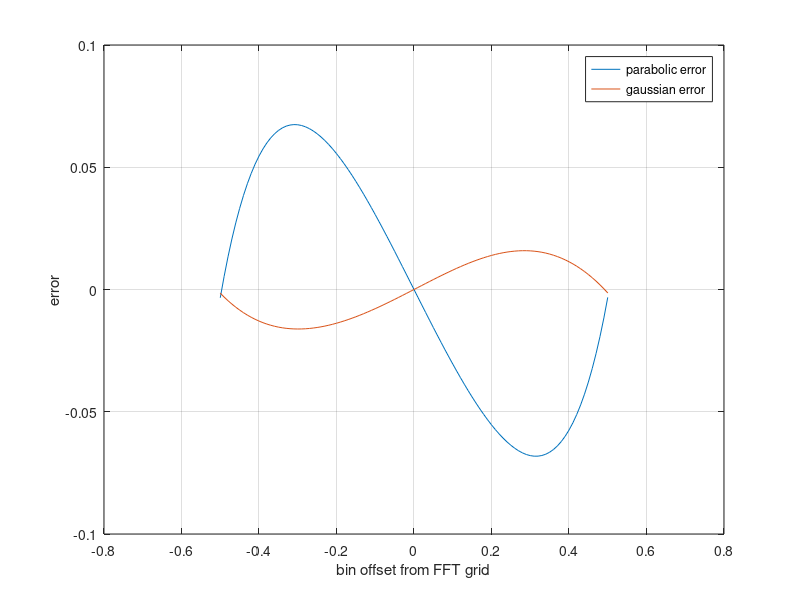

This chart was generated by the following MATLAB code:
clear; close; clc;

DEBUG_PRINT = false;

% Script parameters:
% ------------------
N = 1024;
wintype = 'hamming'; % 'hamming' % 'rectwin'
log_func = @log; % @log2 % @log
bin_offset_vec = -0.5:0.01:0.5;
bin_offset_vec = bin_offset_vec(:); % convert to column vector
k_target_vec = 20 + bin_offset_vec;
% -----------------------------------------------

switch wintype
    case 'rectwin'
        win = rectwin(N);
    otherwise
        win = hamming(N);
end

% vector to store the results
k_parabolic_est = nan(size(k_target_vec));
k_gaussian_est  = nan(size(k_target_vec));

nfft = N;
nn = 0:(N-1);
nn = nn(:); % convert to column vector
for n = 1:length(k_target_vec)
    
    % generate signal
    k_target = k_target_vec(n);
    w = 2*pi*k_target/nfft;
    x = sin(w .* nn);
    
    % apply window
    x = x .* win;
    
    % fourier transform (FFT)
    xfft = fft(x, nfft);
    xfft = abs(xfft(1:(nfft/2+1)));
    
    % get peak info
    [max_val, max_ind] = max(xfft);
    amp_center = max_val;
    amp_left = xfft(max_ind - 1);
    amp_right = xfft(max_ind + 1);
    k_raw_est = max_ind - 1;
    
    
    % parabolic interpolation
    bin_update_par = 0.5 * (amp_right - amp_left) / (2*amp_center - amp_right - amp_left);
    k_parabolic_est(n) = k_raw_est + bin_update_par;
    
    % gaussian interpolation
    amp_center = log_func(amp_center);
    amp_left = log_func(amp_left);
    amp_right = log_func(amp_right);
    bin_update_gau = 0.5 * (amp_right - amp_left) / (2*amp_center - amp_right - amp_left);
    k_gaussian_est(n) = k_raw_est + bin_update_gau;
    
    if DEBUG_PRINT == true
        fprintf('true bin index: %f\n', k_target);
        fprintf('bin index estimation without interplolation: %f\n', k_raw_est);
        fprintf('bin index estimation using parabolic interplolation: %f\n', k_parabolic_est(n));
        fprintf('bin index estimation using gaussian interplolation: %f\n\n', k_gaussian_est(n));
    end
end

% compute error terms
k_parabolic_err = k_parabolic_est - k_target_vec;
k_gaussian_err = k_gaussian_est - k_target_vec;

figure('name','error for bin index estimation');
plot(bin_offset_vec, [k_parabolic_err, k_gaussian_err]);
ylabel('error');
xlabel('bin offset from FFT grid');
legend('parabolic error', 'gaussian error');
grid on;






